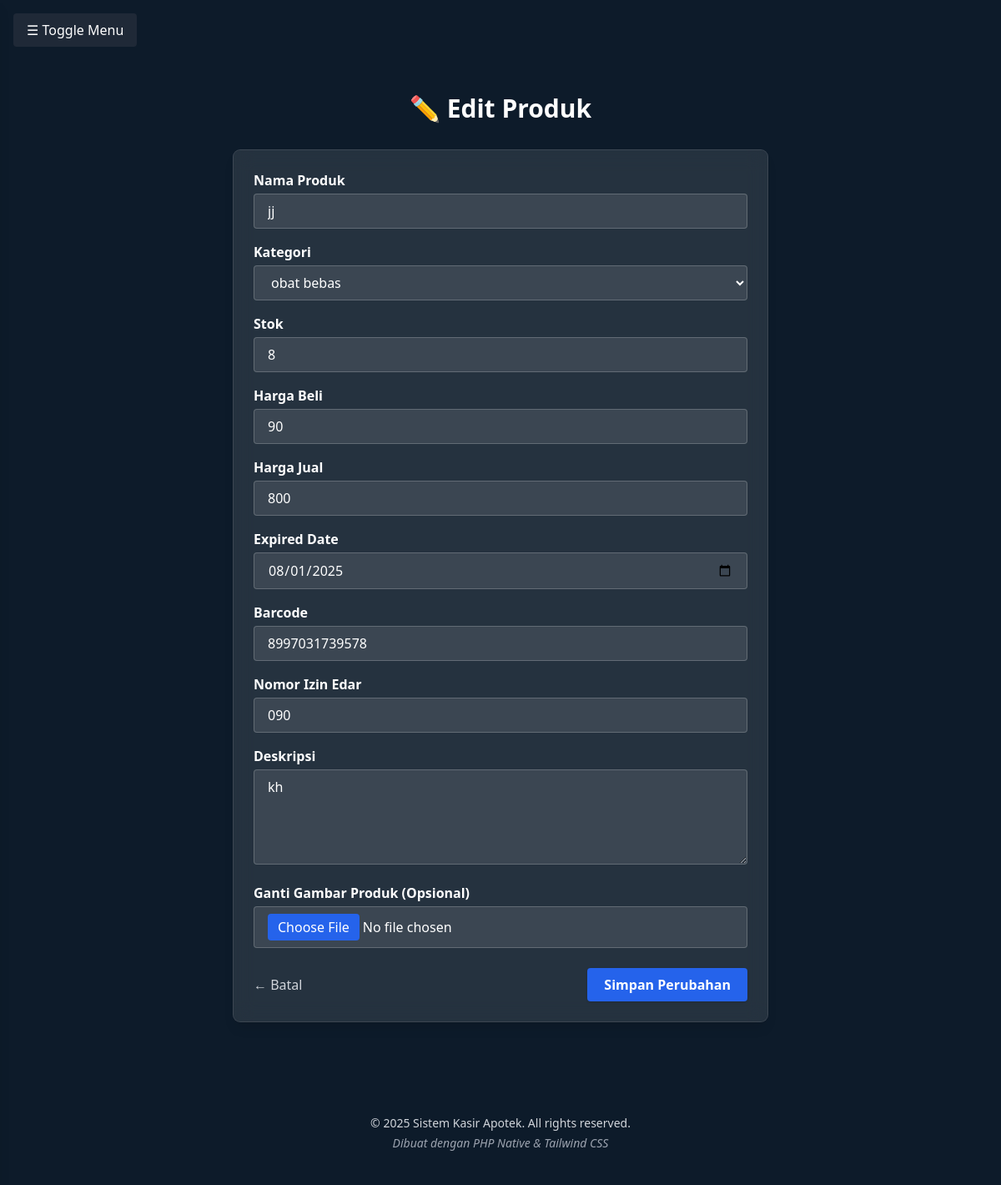
Page /includes/produk/edit.php?id=11 (signed in) on the committed database.
### tables this page shows
CREATE TABLE `produk` (
  `id` int(11) NOT NULL,
  `nama_produk` varchar(100) DEFAULT NULL,
  `id_kategori` int(11) DEFAULT NULL,
  `stok` int(11) DEFAULT NULL,
  `harga_beli` int(11) DEFAULT NULL,
  `harga_jual` int(11) DEFAULT NULL,
  `expired_date` date DEFAULT NULL,
  `gambar` varchar(255) DEFAULT NULL,
  `barcode` varchar(50) DEFAULT NULL,
  `izin_edar` varchar(255) DEFAULT NULL,
  `deskripsi` text DEFAULT NULL,
  `created_by` int(11) DEFAULT NULL,
  `updated_by` int(11) DEFAULT NULL
);

CREATE TABLE `kategori` (
  `id` int(11) NOT NULL,
  `gambar` varchar(255) DEFAULT NULL,
  `nama_kategori` varchar(50) DEFAULT NULL,
  `keterangan` text DEFAULT NULL,
  `jumlah_produk` int(11) DEFAULT 0,
  `created_by` int(11) DEFAULT NULL,
  `updated_by` int(11) DEFAULT NULL
);

### includes/produk/functions.php (called while the page is built, shortened)
<?php
require_once '../../config/config.php';
function getAllKategori() {
    global $conn;
    $query = "SELECT * FROM kategori ORDER BY nama_kategori ASC";
    $result = mysqli_query($conn, $query);
    $kategori = [];
    while ($row = mysqli_fetch_assoc($result)) {
        $kategori[] = $row;
    }
    return $kategori;
}

### includes/produk/edit.php (the view, shortened to what this page needs)
<?php
require_once '../../config/config.php';
require_once '../header.php';
require_once '../navbar.php';
require_once 'functions.php';
$id = isset($_GET['id']) ? intval($_GET['id']) : 0;
$produk = mysqli_fetch_assoc(mysqli_query($conn, "SELECT * FROM produk WHERE id = $id"));
$kategoriList = getAllKategori();
?>
<div class="container mx-auto px-4 py-10 max-w-2xl">
    <h1 class="text-3xl font-bold text-center mb-8 text-white">✏️ Edit Produk</h1>
    <form action="" method="POST" enctype="multipart/form-data" class="bg-white/10 p-6 rounded-lg shadow-lg backdrop-blur-md ring-1 ring-white/20">
        <div class="mb-4">
            <label for="nama_produk" class="block font-semibold mb-1">Nama Produk</label>
            <input type="text" name="nama_produk" id="nama_produk" required
                class="w-full px-4 py-2 bg-white/10 border border-white/20 rounded text-white"
                value="<?= htmlspecialchars($produk['nama_produk']) ?>">
        </div>
        <div class="mb-4">
            <label for="id_kategori" class="block font-semibold mb-1">Kategori</label>
            <select name="id_kategori" id="id_kategori" required
                class="w-full px-4 py-2 bg-white/10 border border-white/20 rounded text-white">
                <?php foreach ($kategoriList as $kategori): ?>
                    <option value="<?= $kategori['id'] ?>" <?= $produk['id_kategori'] == $kategori['id'] ? 'selected' : '' ?>>
                        <?= htmlspecialchars($kategori['nama_kategori']) ?>
                    </option>
                <?php endforeach; ?>
            </select>
        </div>
        <div class="mb-4">
            <label for="stok" class="block font-semibold mb-1">Stok</label>
            <input type="number" name="stok" id="stok" min="0" required
                class="w-full px-4 py-2 bg-white/10 border border-white/20 rounded text-white"
                value="<?= $produk['stok'] ?>">
        </div>
        <div class="mb-4">
            <label for="harga_beli" class="block font-semibold mb-1">Harga Beli</label>
            <input type="number" name="harga_beli" id="harga_beli" min="0" required
                class="w-full px-4 py-2 bg-white/10 border border-white/20 rounded text-white"
                value="<?= $produk['harga_beli'] ?>">
        </div>
        <div class="mb-4">
            <label for="harga_jual" class="block font-semibold mb-1">Harga Jual</label>
            <input type="number" name="harga_jual" id="harga_jual" min="0" required
                class="w-full px-4 py-2 bg-white/10 border border-white/20 rounded text-white"
                value="<?= $produk['harga_jual'] ?>">
        </div>
        <div class="mb-4">
            <label for="expired_date" class="block font-semibold mb-1">Expired Date</label>
            <input type="date" name="expired_date" id="expired_date" required
                class="w-full px-4 py-2 bg-white/10 border border-white/20 rounded text-white"
                value="<?= $produk['expired_date'] ?>">
        </div>
        <div class="mb-4">
            <label for="barcode" class="block font-semibold mb-1">Barcode</label>
            <input type="text" name="barcode" id="barcode"
                class="w-full px-4 py-2 bg-white/10 border border-white/20 rounded text-white"
                value="<?= $produk['barcode'] ?>">
        </div>
        <div class="mb-4">
            <label for="izin_edar" class="block font-semibold mb-1">Nomor Izin Edar</label>
            <input type="text" name="izin_edar" id="izin_edar"
                class="w-full px-4 py-2 bg-white/10 border border-white/20 rounded text-white"
                value="<?= htmlspecialchars($produk['izin_edar']) ?>">
        </div>
        <div class="mb-4">
            <label for="deskripsi" class="block font-semibold mb-1">Deskripsi</label>
            <textarea name="deskripsi" id="deskripsi" rows="4"
                class="w-full px-4 py-2 bg-white/10 border border-white/20 rounded text-white"><?= htmlspecialchars($produk['deskripsi']) ?></textarea>
        </div>
        <div class="mb-6">
            <label for="gambar" class="block font-semibold mb-1">Ganti Gambar Produk (Opsional)</label>
            <input type="file" name="gambar" id="gambar"
                class="w-full px-4 py-2 bg-white/10 border border-white/20 rounded text-white file:text-white file:bg-blue-600 file:border-0 file:px-3 file:py-1 file:rounded">
        </div>
        <div class="flex justify-between items-center">
            <a href="../../superadmin/produk.php" class="text-gray-300 hover:underline">← Batal</a>
            <button type="submit" class="bg-blue-600 hover:bg-blue-700 px-5 py-2 rounded text-white font-semibold shadow">
                Simpan Perubahan
            </button>
        </div>
    </form>
</div>
<?php include '../footer.php'; ?>

### rows in the picture
produk: nama_produk "jj", id_kategori "obat bebas", stok "8", harga_beli "90", harga_jual "800", expired_date "08/01/2025", barcode "8997031739578", izin_edar "090", deskripsi "kh"
